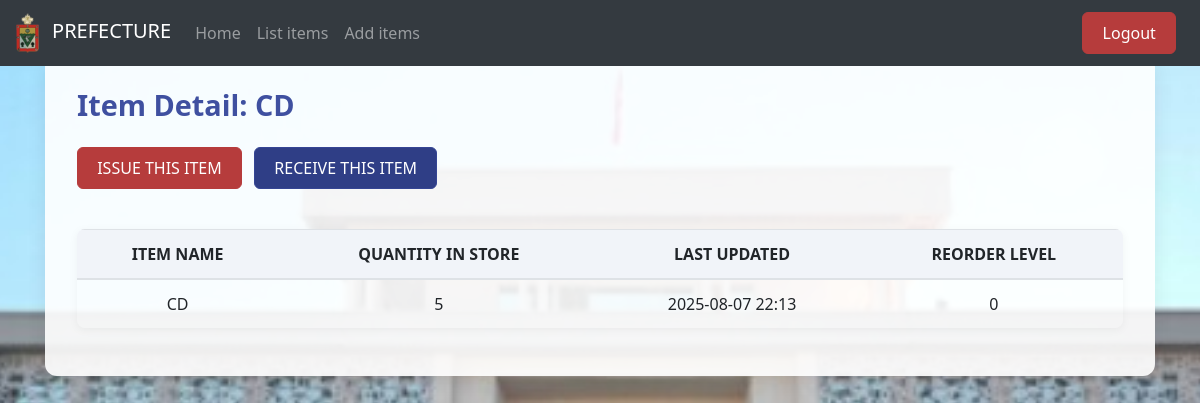
Page /stock_detail/9/ (signed in) on the committed database.
### main/models.py (models this page shows, shortened)
class Stock(models.Model):
    category = models.ForeignKey(Category, on_delete=models.CASCADE, null=True, blank=True)
    item_name = models.CharField(max_length=50, blank=True, null=True)
    quantity = models.IntegerField(default=0, blank=True, null=True)
    receive_quantity = models.IntegerField(default=0, blank=True, null=True)
    receive_by = models.CharField(max_length=50, blank=True, null=True)
    issue_quantity = models.IntegerField(default=0, blank=True, null=True)
    issue_by = models.CharField(max_length=50, blank=True, null=True)
    issue_to = models.CharField(max_length=50, blank=True, null=True)
    phone_number = models.CharField(max_length=50, blank=True, null=True)
    created_by = models.CharField(max_length=50, blank=True, null=True)
    reorder_level = models.IntegerField(default=0, blank=True, null=True)
    last_updated = models.DateTimeField(auto_now_add=False, auto_now=True)
    timestamp = models.DateTimeField(auto_now_add=True, auto_now=False)
    Date = models.DateTimeField(auto_now_add=False, auto_now=False, null=True, blank=False)
    export_to_CSV = models.BooleanField(default=False)
    class Meta:
        verbose_name_plural = "Stock Items"
        ordering = ['-timestamp']

### main/views.py (the view)
# urls.py: path('stock_detail/<str:pk>/', views.stock_detail, name="stock_detail"),
@login_required(login_url='login')
@never_cache
def stock_detail(request, pk):
    stock = get_object_or_404(Stock, pk=pk)
    return render(request, 'stock_detail.html', {'stock': stock})

### main/templates/stock_detail.html (shortened to what this page needs)
{% load static %}
{% load crispy_forms_tags %}
<!DOCTYPE html>
<html lang="en">
<head>
  <link href="{% static 'css/bootstrap.min.css' %}" rel="stylesheet">
</head>
<body>
{% include 'navbar.html' %}
<main class="container py-4">
  <div class="card">
    <h2 class="header">Item Detail: {{ stock.item_name }}</h2>
    <div class="mb-3">
      <a href="{% url 'issue_items' stock.id %}" class="btn btn-danger">ISSUE THIS ITEM</a>
      <a href="{% url 'receive_items' stock.id %}" class="btn btn-primary">RECEIVE THIS ITEM</a>
    </div>
    <table class="table table-hover">
      <thead>
        <tr>
          <th>ITEM NAME</th>
          <th>QUANTITY IN STORE</th>
          <th>LAST UPDATED</th>
          <th>REORDER LEVEL</th>
        </tr>
      </thead>
      <tbody>
        <tr>
          <td>{{ stock.item_name }}</td>
          <td {% if stock.quantity <= stock.reorder_level %} style="background-color:#fff3cd;" {% endif %}>
            {{ stock.quantity }}
          </td>
          <td>{{ stock.last_updated|date:"Y-m-d H:i" }}</td>
          <td>{{ stock.reorder_level }}</td>
        </tr>
      </tbody>
    </table>
  </div>
</main>
</body>
</html>

### rows in the picture
Stock: item_name "CD", quantity "5", last_updated "2025-08-07 22:13", reorder_level "0"
